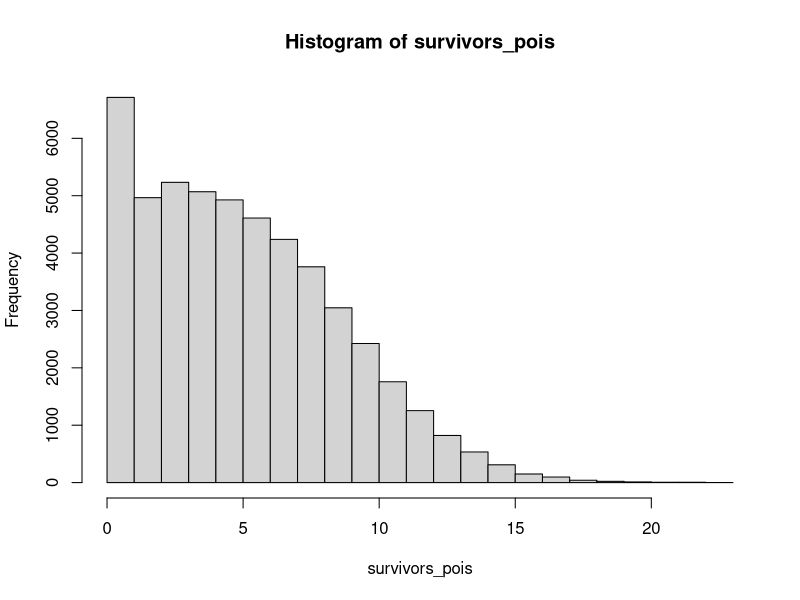
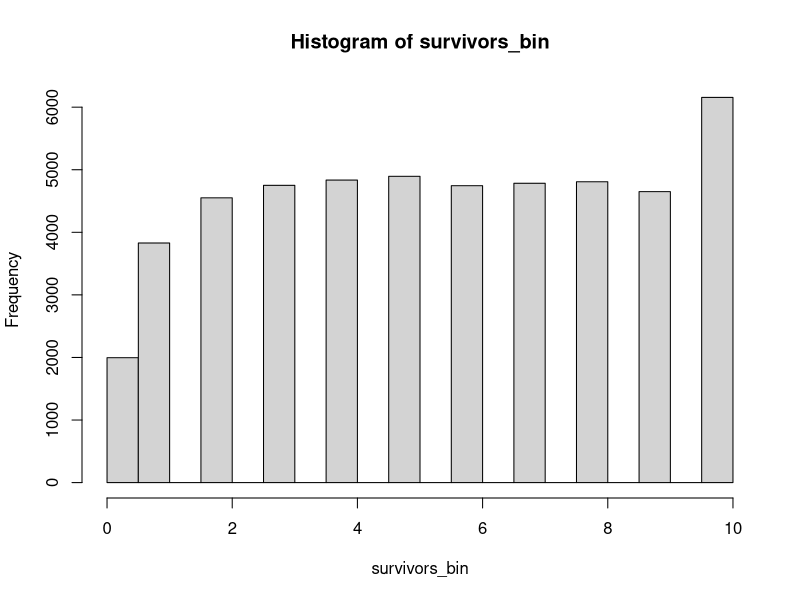
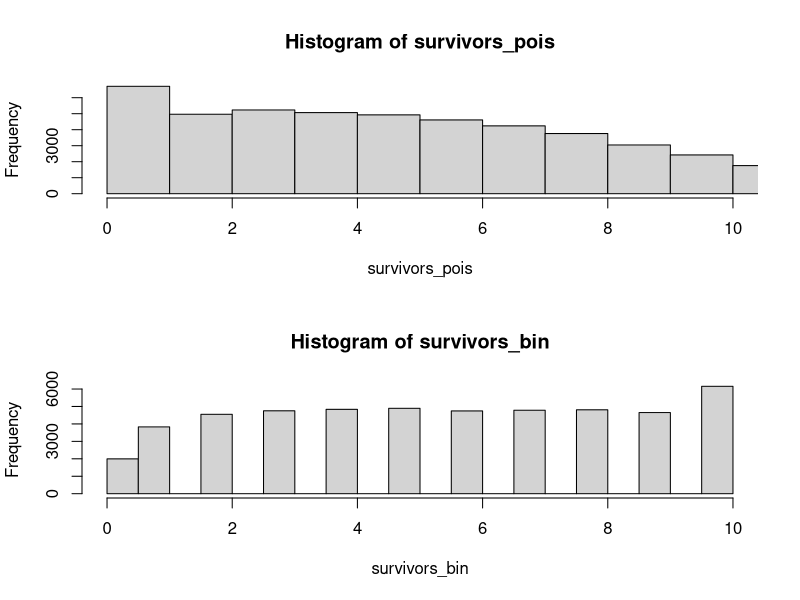
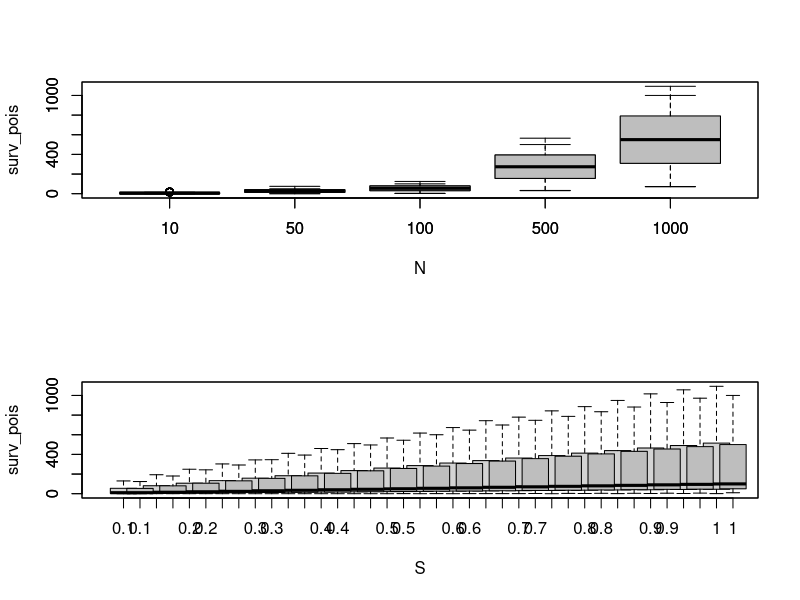
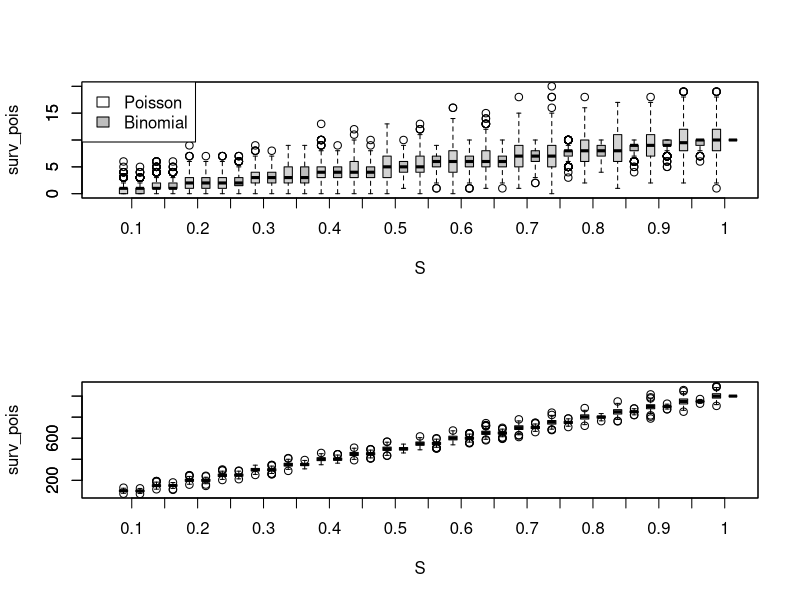
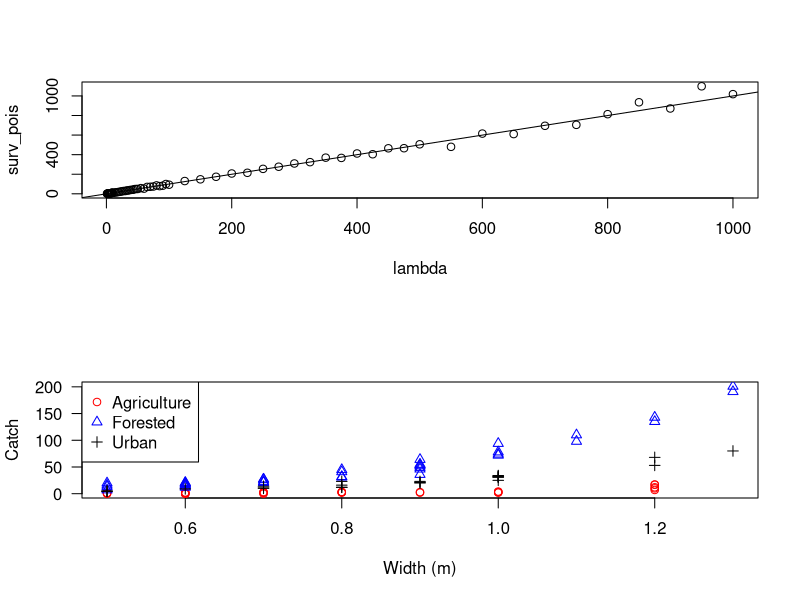
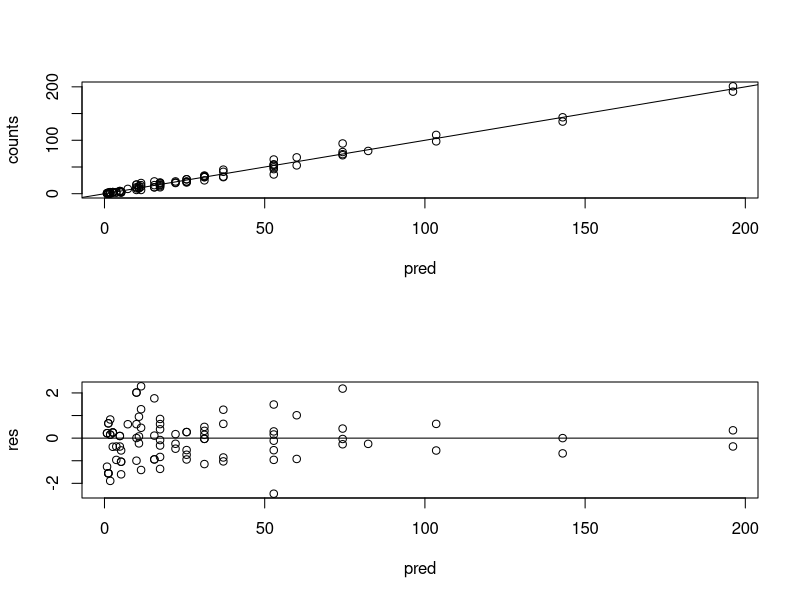
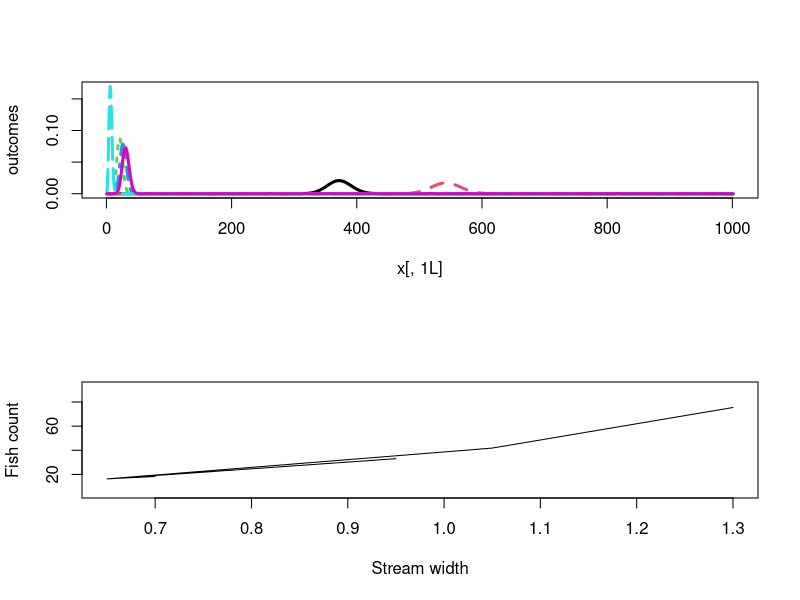

R code for these plots, in order: (Note: this script raises an error after producing the figures.)
## ----unnamed-chunk-1---- ##
S<-seq(from=0.1,to=1,by=0.05) # SET SURVIVAL
N<- c(10,50,100,500,1000)
 
 
 
## ----unnamed-chunk-2---- ##
survivors_pois<-rpois(50000,S*N[1])
survivors_bin<-rbinom(50000,N[1],S)
 
 
 
## ----unnamed-chunk-3---- ##
hist(survivors_pois)
hist(survivors_bin)
 
 
 
## ----unnamed-chunk-4---- ##
par(mfrow=c(2,1))
hist(survivors_pois,
    xlim=c(0,10))
hist(survivors_bin,
    xlim=c(0,10))
 
 
 
## ----unnamed-chunk-5---- ##
sims<- expand.grid(N=N,S=S,reps=c(1:500))
sims$surv_pois<-rpois(n=nrow(sims),lambda=sims$S*sims$N)
sims$surv_bin<- rbinom(n=nrow(sims),size=sims$N,prob=sims$S)
 
 
 
## ----unnamed-chunk-6---- ##
boxplot(surv_pois~N,data=sims)
boxplot(surv_bin~N,data=sims,add=TRUE,col='grey')
 
 
 
## ----unnamed-chunk-7---- ##
boxplot(surv_pois~S,data=sims,
    at=1:length(S)-0.25)
boxplot(surv_bin~S,data=sims,add=TRUE,col='grey',
    at=1:length(S)+0.25)
 
 
 
## ----unnamed-chunk-8---- ##
boxplot(surv_pois~S,data=sims,
    at=1:1:length(S)-0.25,
    subset=N==10,
    boxwex=0.25, # make boxplot narrower
    xaxt='n') # suppress x-axis label plotting
boxplot(surv_bin~S,data=sims,add=TRUE,col='grey',
    at=1:1:length(S)+0.25,
    subset=N==10,
    boxwex=0.25,
    xaxt='n')
axis(side=1,at=1:length(S),labels=S)
legend("topleft",legend=c("Poisson","Binomial"),
    fill=c("white","grey"))
 
 
 
## ----unnamed-chunk-9---- ##
boxplot(surv_pois~S,data=sims,
    at=1:1:length(S)-0.25,
    subset=N==1000,
    boxwex=0.25, # make boxplot narrower
    xaxt='n') # suppress x-axis label plotting
boxplot(surv_bin~S,data=sims,add=TRUE,col='grey',
    at=1:1:length(S)+0.25,
    subset=N==1000,
    boxwex=0.25,
    xaxt='n')
axis(side=1,at=1:length(S),labels=S)
 
 
 
## ----unnamed-chunk-10---- ##
sims$lambda<- sims$N*sims$S
vars<- aggregate(surv_pois~lambda,sims,var)
plot(surv_pois~lambda,vars)
abline(0,1)
 
 
 
## ----unnamed-chunk-11---- ##
fishCounts<- read.csv("fishCounts.csv")
fishCounts
 
 
 
## ----unnamed-chunk-12---- ##
plot(counts~width,
    data=fishCounts,
    xlab="Width (m)",
    ylab="Catch",
    type='n',
    las=1)
points(counts~width, data=fishCounts,
    subset=habitat=="ag",col="red",pch=1)
points(counts~width, data=fishCounts,
    subset=habitat=="forest",col="blue",pch=2)
points(counts~width, data=fishCounts,
    subset=habitat=="urban",col="black",pch=3)
legend("topleft",legend=c("Agriculture","Forested","Urban"),
    col=c("red","blue","black"),pch=c(1,2,3))
 
 
 
## ----unnamed-chunk-13---- ##
fit<- glm(counts~width+habitat,
    data=fishCounts,
    offset=log(fishCounts$streamLength),# recall it is log 
    family="poisson")
 
 
 
## ----unnamed-chunk-14---- ##
summary(fit)
 
 
 
## ----unnamed-chunk-15---- ##
betas<- coef(fit)
confint(fit)
 
 
 
## ----unnamed-chunk-16---- ##
fishCounts$pred<- fitted(fit) 
fishCounts$res<- resid(fit) 
plot(counts~pred,data=fishCounts)
abline(0,1) 

plot(res~pred,data=fishCounts)
abline(h=0) 
 
 
 
## ----unnamed-chunk-17---- ##
# do 4 streams with varying depths and land cover

preddat<-data.frame(
    width=c(1.3,1.05,0.65,0.7,0.65,0.95),
    habitat=c("forest","forest","urban","urban","ag","ag"),
    streamLength=c(123,324,75,84,68,98))

# preddat$lambda<- predict(fit,newdata=preddat,
  #   type="response")  # does not work 
 
 
 
## ----unnamed-chunk-18---- ##
preddat$lambda<- NA # prep vector to fill

preddat[preddat$habitat=="ag",]$lambda<- exp(betas[1]+
    preddat[preddat$habitat=="ag",]$width*betas[2]+
    log(preddat[preddat$habitat=="forest",]$streamLength))
preddat[preddat$habitat=="forest",]$lambda<- exp(betas[1]+
    preddat[preddat$habitat=="forest",]$width*betas[2]+
    betas[3]+
    log(preddat[preddat$habitat=="forest",]$streamLength))   
preddat[preddat$habitat=="urban",]$lambda<- exp(betas[1]+
    preddat[preddat$habitat=="urban",]$width*betas[2]+
    betas[4]+
    log(preddat[preddat$habitat=="urban",]$streamLength))   
preddat   
 
 
 
## ----unnamed-chunk-19---- ##
xx<-rpois(10000,10)
xx<- sort(xx)
xx[250]
xx[9750]
 
 
 
## ----unnamed-chunk-20---- ##
vals<-quantile(x=xx,probs=c(0.025,0.975))
vals
 
 
 
## ----unnamed-chunk-21---- ##
vals2<- qpois(c(0.025,0.975),lambda=10)
vals2
 
 
 
## ----unnamed-chunk-22---- ##
preddat$uci<-qpois(0.975, preddat$lambda)
preddat$lci<-qpois(0.025, preddat$lambda)
 
 
 
## ----unnamed-chunk-23---- ##
# MAKE A MATRIX TO STORE OUR PRECIOUS PROBABILITIES
outcomes<- matrix(0,nrow=1001,ncol=nrow(preddat))
 
 
 
## ----unnamed-chunk-24---- ##
dpois(x=3,lambda=10) # should be pretty low
dpois(x=10,lambda=10) # about mid of the road
dpois(x=17,lambda=10) # close to 1
 
 
 
## ----unnamed-chunk-25---- ##
for(i in 1:nrow(preddat))# loop over each row of predat
    {
    outcomes[,i]<-dpois(c(0:1000),lambda=preddat$lambda[i])
    }
 
 
 
## ----unnamed-chunk-26---- ##
colSums(outcomes)
 
 
 
## ----unnamed-chunk-27---- ##
matplot(y=outcomes,type='l',lwd=3)
 
 
 
## ----unnamed-chunk-28---- ##
preddat<-expand.grid( # MAKE DATASET
    width=c(1.3,1.05,0.65,0.7,0.65,0.95),
    habitat=c("forest","urban","ag"),
    streamLength=c(25:65))

preddat$lambda<- NA # prep vector to fill

# PREDICT LAMBDA
preddat[preddat$habitat=="ag",]$lambda<- exp(betas[1]+
    preddat[preddat$habitat=="ag",]$width*betas[2]+
    log(preddat[preddat$habitat=="forest",]$streamLength))
preddat[preddat$habitat=="forest",]$lambda<- exp(betas[1]+
    preddat[preddat$habitat=="forest",]$width*betas[2]+
    betas[3]+
    log(preddat[preddat$habitat=="forest",]$streamLength))   
preddat[preddat$habitat=="urban",]$lambda<- exp(betas[1]+
    preddat[preddat$habitat=="urban",]$width*betas[2]+
    betas[4]+
    log(preddat[preddat$habitat=="urban",]$streamLength))   
 
 
 
## ----unnamed-chunk-29---- ##
preddat$uci<-qpois(0.975, preddat$lambda)
preddat$lci<-qpois(0.025, preddat$lambda)
 
 
 
## ----unnamed-chunk-30---- ##
plot(uci~width,data=preddat,
    xlab="Stream width",
    ylab="Fish count",
    subset=streamLength==25,
    type='n')
points(lambda~width,data=preddat,
    subset=streamLength==25 & habitat=="forest", 
    lty=1,type='l')
 
 
 
## ----unnamed-chunk-31---- ##
preddat<- preddat[order(preddat$streamLength,preddat$width),]
 
 
 
## ----unnamed-chunk-32---- ##
plot(uci~width,data=preddat,
    xlab="Stream width",
    ylab="Fish count",
    subset=streamLength==25,
    type='n',
    las=1)
points(lambda~width,data=preddat,
    subset=streamLength==25 & habitat=="forest", 
    lty=1,type='l')
points(lci~width,data=preddat,
    subset=streamLength==25 & habitat=="forest", 
    lty=2,type='l')
points(uci~width,data=preddat,
    subset=streamLength==25 & habitat=="forest", 
    lty=2,type='l')
 
 
 
## ----unnamed-chunk-33---- ##
stemCounts<- read.csv("stemCounts.csv")
head(stemCounts)
 
 
 
## ----unnamed-chunk-34---- ##
plot(counts~elevation,data=stemCounts,
    xlab="Elevation",
    ylab="Stem counts",
    las=1,
    type='n')
points(counts~elevation,data=stemCounts,
    subset=treatment=="no burn" & habitat=="field",
    pch=1,col="red")
points(counts~elevation,data=stemCounts,
    subset=treatment=="no burn" & habitat=="riparian",
    pch=2,col="red")   
points(counts~elevation,data=stemCounts,
    subset=treatment=="no burn" & habitat=="mixed hardwood",
    pch=3,col="red")     
points(counts~elevation,data=stemCounts,
    subset=treatment=="no burn" & habitat=="pine",
    pch=4,col="red")   
    
points(counts~elevation,data=stemCounts,
    subset=treatment=="partial burn" & habitat=="field",
    pch=1,col="blue")
points(counts~elevation,data=stemCounts,
    subset=treatment=="partial burn" & habitat=="riparian",
    pch=2,col="blue")   
points(counts~elevation,data=stemCounts,
    subset=treatment=="partial burn" & habitat=="mixed hardwood",
    pch=3,col="blue")     
points(counts~elevation,data=stemCounts,
    subset=treatment=="partial burn" & habitat=="pine",
    pch=4,col="blue") 

points(counts~elevation,data=stemCounts,
    subset=treatment=="full burn" & habitat=="field",
    pch=1,col="green")
points(counts~elevation,data=stemCounts,
    subset=treatment=="full burn" & habitat=="riparian",
    pch=2,col="green")   
points(counts~elevation,data=stemCounts,
    subset=treatment=="full burn" & habitat=="mixed hardwood",
    pch=3,col="green")     
points(counts~elevation,data=stemCounts,
    subset=treatment=="full burn" & habitat=="pine",
    pch=4,col="green")  
legend("topleft",legend=c("No burn", "Partial burn", "Full burn",
    "Field","Riparian","Mixed hardwood", "Pines"),
    pch=c(1,1,1,1,1,2,3,4),col=c("red","blue","green","black","black",
        "black","black"),ncol=2)
 
 
 
## ----unnamed-chunk-35---- ##
fit<- glm(counts~treatment+habitat+elevation,
    data=stemCounts,
    family="poisson")
summary(fit)
 
 
 
## ----unnamed-chunk-36---- ##
betas<- coef(fit)
confint(fit)
 
 
 
## ----unnamed-chunk-37---- ##
stemCounts$fitted<-fitted(fit)
plot(counts~fitted, data= stemCounts,
    xlab="Predicted values",
    ylab="Counts",
    las=1)
abline(0,1)
 
 
 
## ----unnamed-chunk-38---- ##
preddat<- expand.grid(
    treatment=levels(stemCounts$treatment),
    habitat=levels(stemCounts$habitat),
    elevation=c(min(stemCounts$elevation):max(stemCounts$elevation)))
 
 
 
## ----unnamed-chunk-39---- ##
preddat$lambda<- predict(fit, newdata=preddat,
    type='response')
 
 
 
## ----unnamed-chunk-40---- ##
preddat$lci<-qpois(0.025,preddat$lambda)
preddat$uci<-qpois(0.975,preddat$lambda)
 
 
 
## ----unnamed-chunk-41---- ##
plot(counts~elevation,data=stemCounts,
    xlab="Elevation",
    ylab="Stem counts",
    las=1,
    type='n',subset=treatment=="no burn")
points(counts~elevation,data=stemCounts,
    subset=treatment=="no burn" & habitat=="field",
    pch=1,col="black")
## PLOT 95% PREDICTION INTERVALS    
points(lci~elevation,data=preddat,
    subset=treatment=="no burn" & habitat=="field",
    type='l',col="black",lty=2)
points(uci~elevation,data=preddat,
    subset=treatment=="no burn" & habitat=="field",
    type='l',col="black",lty=2)     
 
points(counts~elevation,data=stemCounts,
    subset=treatment=="no burn" & habitat=="riparian",
    pch=2,col="green")  
points(lci~elevation,data=preddat,
    subset=treatment=="no burn" & habitat=="riparian",
    type='l',col="green",lty=2)
points(uci~elevation,data=preddat,
    subset=treatment=="no burn" & habitat=="riparian",
    type='l',col="green",lty=2) 
    
points(counts~elevation,data=stemCounts,
    subset=treatment=="no burn" & habitat=="mixed hardwood",
    pch=3,col="red")    
points(lci~elevation,data=preddat,
    subset=treatment=="no burn" & habitat=="mixed hardwood",
    type='l',col="red",lty=2)
points(uci~elevation,data=preddat,
    subset=treatment=="no burn" & habitat=="mixed hardwood",
    type='l',col="red",lty=2) 
   
points(counts~elevation,data=stemCounts,
    subset=treatment=="no burn" & habitat=="pine",
    pch=4,col="blue") 
points(lci~elevation,data=preddat,
    subset=treatment=="no burn" & habitat=="pine",
    type='l',col="blue",lty=2)
points(uci~elevation,data=preddat,
    subset=treatment=="no burn" & habitat=="pine",
    type='l',col="blue",lty=2) 
 
 
 
## ----unnamed-chunk-42---- ##
fit<- glm(counts~treatment+habitat,
    data=stemCounts,
    family="quasipoisson")
summary(fit)
 
 
 
## ----unnamed-chunk-43---- ##
preddat$lambda<- predict(fit, newdata=preddat,
    type='response')
 
 
 
## ----unnamed-chunk-44---- ##
dispersion<- summary(fit)$dispersion # GET DISPERSION

preddat$lci<-qnbinom(0.025, size=(preddat$lambda/(dispersion-1)),    
    mu=preddat$lambda)
preddat$uci<-qnbinom(0.975, size=(preddat$lambda/(dispersion-1)),    
    mu=preddat$lambda)
 
 
 
## ----unnamed-chunk-45---- ##
plot(counts~elevation,data=stemCounts,
    xlab="Elevation",
    ylab="Stem counts",
    las=1,
    type='n',subset=treatment=="no burn")
points(counts~elevation,data=stemCounts,
    subset=treatment=="no burn" & habitat=="field",
    pch=1,col="black")
## PLOT 95% PREDICTION INTERVALS    
points(lci~elevation,data=preddat,
    subset=treatment=="no burn" & habitat=="field",
    type='l',col="black",lty=2)
points(uci~elevation,data=preddat,
    subset=treatment=="no burn" & habitat=="field",
    type='l',col="black",lty=2)     
 
points(counts~elevation,data=stemCounts,
    subset=treatment=="no burn" & habitat=="riparian",
    pch=2,col="green")  
points(lci~elevation,data=preddat,
    subset=treatment=="no burn" & habitat=="riparian",
    type='l',col="green",lty=2)
points(uci~elevation,data=preddat,
    subset=treatment=="no burn" & habitat=="riparian",
    type='l',col="green",lty=2) 
    
points(counts~elevation,data=stemCounts,
    subset=treatment=="no burn" & habitat=="mixed hardwood",
    pch=3,col="red")    
points(lci~elevation,data=preddat,
    subset=treatment=="no burn" & habitat=="mixed hardwood",
    type='l',col="red",lty=2)
points(uci~elevation,data=preddat,
    subset=treatment=="no burn" & habitat=="mixed hardwood",
    type='l',col="red",lty=2) 
   
points(counts~elevation,data=stemCounts,
    subset=treatment=="no burn" & habitat=="pine",
    pch=4,col="blue") 
points(lci~elevation,data=preddat,
    subset=treatment=="no burn" & habitat=="pine",
    type='l',col="blue",lty=2)
points(uci~elevation,data=preddat,
    subset=treatment=="no burn" & habitat=="pine",
    type='l',col="blue",lty=2) 
 
 
 
